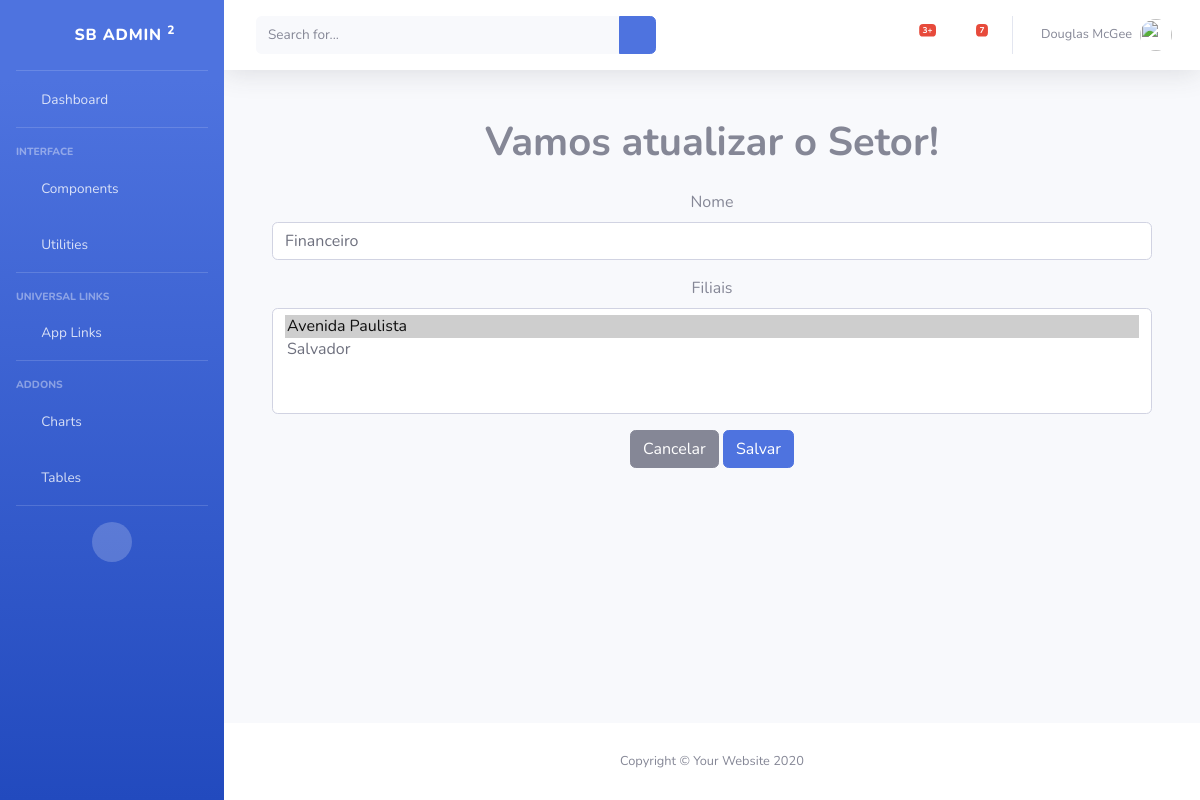
Before: /setor/update/1/ (signed in) with the older database file.
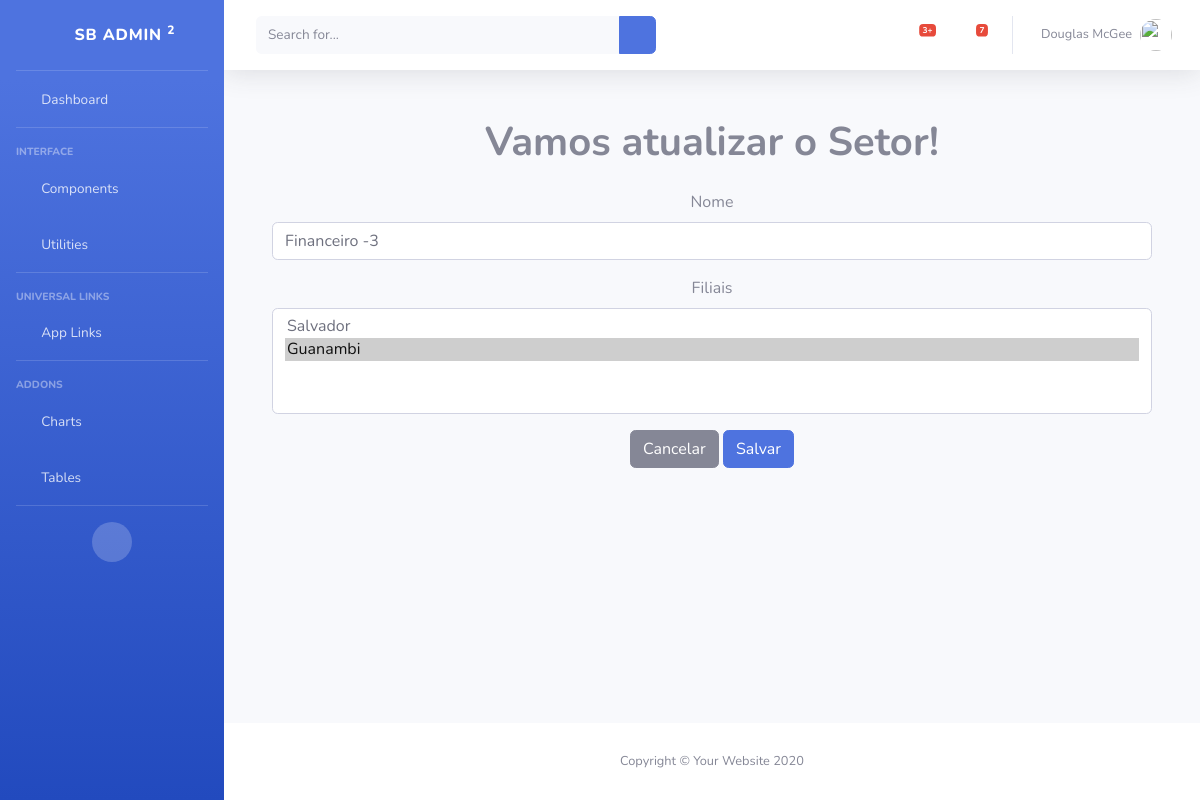
After: the same page with the newer database file.
### setor/models.py (models this page shows, shortened)
class Setor(models.Model):
    nome = models.CharField(max_length=100)
    filiais = models.ManyToManyField(Filial, related_name='setores')

### filial/models.py (models this page shows)
class Filial(models.Model):
    nome = models.CharField(max_length=100)
    endereco = models.CharField(max_length=255, blank=True, null=True)
    def __str__(self):
        return self.nome

### setor/views.py (the view)
# urls.py: path('update/<int:id_setor>/', views.update, name='update'),
@login_required
@permission_required('setor.change_setor', raise_exception=True)
def update(request, id_setor):
    setor = get_object_or_404(Setor, id=id_setor)
    if request.method == 'POST':
        form = SetorForm(request.POST, instance=setor)
        if form.is_valid():
            form.save()
            return redirect('setor:read')
    else:
        form = SetorForm(instance=setor)
    return render(request, 'setor/atualizando.html', {'form': form})

### setor/form.py
class SetorForm(forms.ModelForm):
    class Meta:
        model = Setor
        fields = ['nome', 'filiais']

### template/setor/atualizando.html (shortened to what this page needs)
{% extends '_base.html' %}
{% load bootstrap5 %}
{% block content %}
<main class="text-center">
    <h1 class="mt-5"><strong>Vamos atualizar o Setor!</strong></h1>
    <main class="container text-center">
        <form method="post" action="" class="mt-4">
            <div class="form-group">
                {% bootstrap_form form %}
            </div>
            <div class="form-group mt-3">
                <button type="button" class="btn btn-secondary">Cancelar</button>
                <button type="submit" class="btn btn-primary">Salvar</button>
            </div>
        </form>
    </main>
</main>
{% endblock %}

Changed rows visible on the page:
changed Setor: nome "Financeiro" → "Financeiro -3"
Other visible differences:
form field filiais: "Avenida Paulista ☑ / Salvador" → "Salvador / Guanambi ☑"
